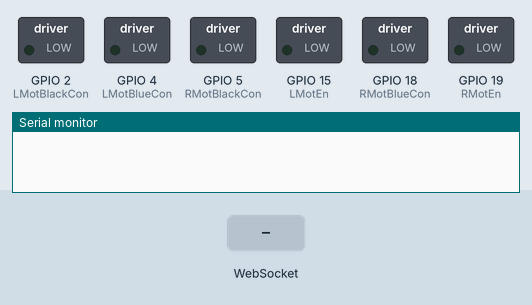
A sketch run on a simulated ESP32. Shown: switched loads named in the sketch (green lamp = pin HIGH), the last lines printed to the serial monitor. Dashed ring = blinking. The test bench sets the inputs (shaded band). WiFi joins after 1.5 s; servers stay silent unless stated.

Above: at 0.1 s.
At 3.2 s:
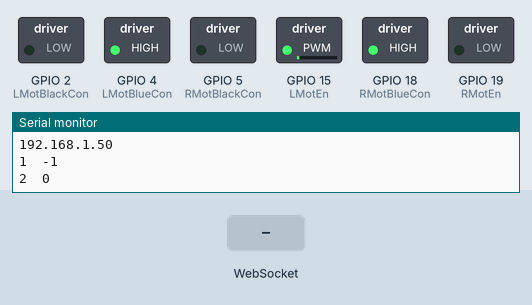
3.3 s: WebSocket text "L_PWM" received
Timing chart, 0 to 11.5 s (numbered marks = the images above; inputs shaded):
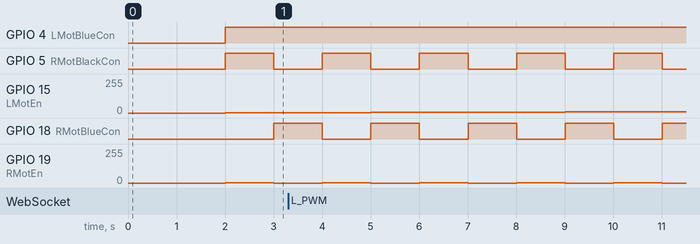

The sketch:

communication_test.ino
```cpp
// (licence header left out)
// Import required libraries
#include <WiFi.h>
#include <AsyncTCP.h>
#include <ESPAsyncWebServer.h>

// Replace with your network credentials
const char* ssid = "Redmi Note 10S";
const char* password = "transistor";

//note: minimal 100 maks 255
#define RMotBlueCon 18
#define RMotBlackCon 5
#define RMotEn 19

#define LMotBlueCon 4
#define LMotBlackCon 2
#define LMotEn 15

#define Acc 1 //in how many changes (in PWM) per second

//variables
int target_L_PWM = 0;
int target_R_PWM = 0;
int L_PWM = 0;
int R_PWM = 0;
unsigned long now;
unsigned long tAcc=0;
unsigned long tNot=0;
unsigned long tClean=0;

// Create AsyncWebServer object on port 80
AsyncWebServer server(80);
AsyncWebSocket ws("/ws");

const char index_html[] PROGMEM = R"rawliteral(
<!DOCTYPE HTML><html>
<head>
  <title>Fire Fighter Controller</title>
  <meta name="viewport" content="width=device-width, initial-scale=1">
  <link rel="icon" href="data:,">
  <style>
  html {
    font-family: Arial, Helvetica, sans-serif;
    text-align: center;
  }
  h1 {
    font-size: 1.8rem;
    color: white;
  }
  h2{
    font-size: 1.5rem;
    font-weight: bold;
    color: #143642;
  }
  .topnav {
    overflow: hidden;
    background-color: #143642;
  }
  body {
    margin: 0;
  }
  .content {
    padding: 30px;
    max-width: 600px;
    margin: 0 auto;
  }
  .card {
    background-color: #F8F7F9;;
    box-shadow: 2px 2px 12px 1px rgba(140,140,140,.5);
    padding-top:10px;
    padding-bottom:20px;
  }
  .button {
    padding: 15px 50px;
    font-size: 24px;
    text-align: center;
    outline: none;
    color: #fff;
    background-color: #0f8b8d;
    border: none;
    border-radius: 5px;
    -webkit-touch-callout: none;
    -webkit-user-select: none;
    -khtml-user-select: none;
    -moz-user-select: none;
    -ms-user-select: none;
    user-select: none;
    -webkit-tap-highlight-color: rgba(0,0,0,0);
   }
   /*.button:hover {background-color: #0f8b8d}*/
   .button:active {
     background-color: #0f8b8d;
     box-shadow: 2 2px #CDCDCD;
     transform: translateY(2px);
   }
   .state {
     font-size: 1.5rem;
     color:#8c8c8c;
     font-weight: bold;
   }
  </style>
<title>Fire Fighter Controller</title>
<meta name="viewport" content="width=device-width, initial-scale=1">
<link rel="icon" href="data:,">
</head>
<body>
  <div class="topnav">
    <h1>Fire Fighter Controller</h1>
  </div>
  <div class="content">
    <div class="card">
      <h2>Output - MOVE</h2>
      <p class="state">L_PWM: <span id="l_pwm">%L_PWM%</span>  R_PWM: <span id="r_pwm">%R_PWM%</span></p>
      <p><button id="forward" class="button">Forward</button></p>
      <p><button id="left" class="button">Left</button>  <button id="stop" class="button">Stop</button>  <button id="right" class="button">Right</button></p>
      <p><button id="backward" class="button">Backward</button></p>
    </div>
  </div>
<script>
  var gateway = `ws://${window.location.hostname}/ws`;
  var websocket;
  window.addEventListener('load', onLoad);
  function initWebSocket() {
    console.log('Trying to open a WebSocket connection...');
    websocket = new WebSocket(gateway);
    websocket.onopen    = onOpen;
    websocket.onclose   = onClose;
    websocket.onPWM = onPWM; // <-- add this line
  }
  function onOpen(event) {
    console.log('Connection opened');
  }
  function onClose(event) {
    console.log('Connection closed');
    setTimeout(initWebSocket, 2000);
  }
  function onPWM(event) {                             //ubah ini
    var L_PWM;
    var R_PWM;
    L_PWM = event.data;
    R_PWM = "0";
    document.getElementById('l_pwm').innerHTML = L_PWM;
    document.getElementById('r_pwm').innerHTML = R_PWM;
  }
  function onLoad(event) {
    initWebSocket();
    initButton();
  }
  function initButton() {
    document.getElementById('forward').addEventListener('click', toggle('forward'));
    document.getElementById('left').addEventListener('click', toggle('left'));
    document.getElementById('stop').addEventListener('click', toggle('stop'));
    document.getElementById('right').addEventListener('click', toggle('right'));
    document.getElementById('backward').addEventListener('click', toggle('backward'));
  }
  function toggle(direction){
    websocket.send(direction);
  }
</script>
</body>
</html>
)rawliteral";

void notifyClients() {
  ws.textAll(String(L_PWM));
}

void handleWebSocketMessage(void *arg, uint8_t *data, size_t len) {
  AwsFrameInfo *info = (AwsFrameInfo*)arg;
  if (info->final && info->index == 0 && info->len == len && info->opcode == WS_TEXT) {
    data[len] = 0;
    if (strcmp((char*)data, "stop") == 0) {
      target_L_PWM=0;
      target_R_PWM=0;
    } else if (strcmp((char*)data, "forward") == 0) {
      target_L_PWM=255;
      target_R_PWM=255;
    } else if (strcmp((char*)data, "left") == 0) {
      target_L_PWM=-255;
      target_R_PWM=255;
    } else if (strcmp((char*)data, "right") == 0) {
      target_L_PWM=255;
      target_R_PWM=-255;
    } else if (strcmp((char*)data, "backward") == 0) {
      target_L_PWM=-255;
      target_R_PWM=-255;
    }
  }
}

void onEvent(AsyncWebSocket *server, AsyncWebSocketClient *client, AwsEventType type,
             void *arg, uint8_t *data, size_t len) {
  switch (type) {
    case WS_EVT_CONNECT:
      Serial.printf("WebSocket client #%u connected from %s\n", client->id(), client->remoteIP().toString().c_str());
      break;
    case WS_EVT_DISCONNECT:
      Serial.printf("WebSocket client #%u disconnected\n", client->id());
      break;
    case WS_EVT_DATA:
      handleWebSocketMessage(arg, data, len);
      break;
    case WS_EVT_PONG:
    case WS_EVT_ERROR:
      break;
  }
}

void initWebSocket() {
  ws.onEvent(onEvent);
  server.addHandler(&ws);
}

String processor(const String& var){
  Serial.println(var);
  if(var == "L_PWM"){
    return String(L_PWM);
  } else if (var == "R_PWM"){
    return String(R_PWM);
  }
  return String();
}

void setup(){
  // Serial port for debugging purposes
  Serial.begin(115200);

  // Connect to Wi-Fi
  WiFi.begin(ssid, password);
  while (WiFi.status() != WL_CONNECTED) {
    delay(1000);
    Serial.println("Connecting to WiFi..");
  }

  // Print ESP Local IP Address
  Serial.println(WiFi.localIP());

  initWebSocket();

  // Route for root / web page
  server.on("/", HTTP_GET, [](AsyncWebServerRequest *request){
    request->send_P(200, "text/html", index_html, processor);
    //request->send_P(200, "text/html", index_html, send_R_PWM);
  });

  // Start server
  server.begin();

  //set motor
  pinMode(RMotBlueCon, OUTPUT);
  pinMode(RMotBlackCon, OUTPUT);
  pinMode(RMotEn, OUTPUT);

  pinMode(LMotBlueCon, OUTPUT);
  pinMode(LMotBlackCon, OUTPUT);
  pinMode(LMotEn, OUTPUT);
}

void loop() {
  now=millis();
  if(now-tAcc>1000/Acc){
    //PWM
    if(true/*target_L_PWM>L_PWM*/){
      L_PWM++;
    } else if(target_L_PWM<L_PWM){
      L_PWM--;
    }
    Serial.print(L_PWM);
    if(target_R_PWM>R_PWM){
      R_PWM++;
    } else if(true/*target_R_PWM<R_PWM*/){
      R_PWM--;
    }
    Serial.print("  ");
    Serial.println(R_PWM);

    //left
    if(L_PWM>=0){
      digitalWrite(LMotBlueCon, HIGH);
      digitalWrite(LMotBlackCon, LOW);
    } else{
      digitalWrite(LMotBlueCon, LOW);
      digitalWrite(LMotBlackCon, HIGH);
    }
    analogWrite(LMotEn, abs(L_PWM));

    //right PWM
    if(R_PWM>=0){
      digitalWrite(RMotBlueCon, HIGH);
      digitalWrite(RMotBlackCon, LOW);
    } else{
      digitalWrite(RMotBlueCon, LOW);
      digitalWrite(RMotBlackCon, HIGH);
    }
    analogWrite(RMotEn, abs(R_PWM));

    tAcc=millis();
  }

  if(now-tNot>200){//every 0.2 s
    notifyClients();
    tNot=millis();
  }

  if(now-tClean>1000){ //every 1 s
    ws.cleanupClients();
    tClean=millis();
  }
}
```

Measured:
- by itself, GPIO 5 (RMotBlackCon), GPIO 18 (RMotBlueCon): alternates HIGH for 1.0 s and LOW for 1.0 s
- by itself, GPIO 19 (RMotEn): alternates 1/255 for 1.0 s and 0/255 for 1.0 s
